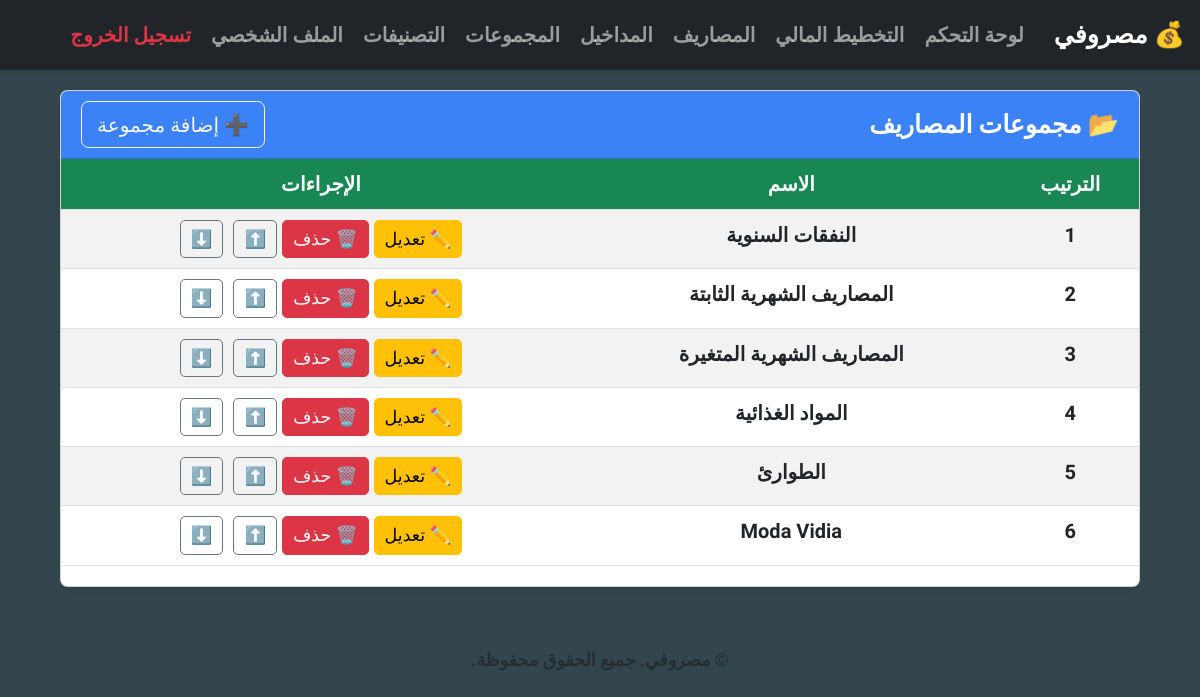
The page /groups/ (signed in) on the database its author committed.
### expenses/models.py (models this page shows, shortened)
class Group(models.Model):
    user = models.ForeignKey(CustomUser, on_delete=models.CASCADE)
    name = models.CharField(max_length=100)
    order = models.PositiveIntegerField()
    is_deleted = models.BooleanField(default=False)
    code = models.CharField(max_length=50, blank=True, null=True)
    protected = models.BooleanField(default=False)
    objects = UserScopedManager()
    class Meta:
        ordering = ['order']
        unique_together = ('user', 'code')  # ensures code is unique per user

### expenses/views.py (the view)
# urls.py: path('groups/', views.group_list, name='group_list'),
@login_required
def group_list(request):
    groups = Group.objects.filter(user=request.user, is_deleted=False)
    return render(request, 'group/group_list.html', {'groups': groups})

### expenses/templates/group/group_list.html (shortened to what this page needs)
{% extends 'base.html' %}
{% block content %}
<div class="container mt-4">
  <div class="card shadow-sm">
    <div class="card-header text-white " >
      <div class="row align-items-center">
        <div class="col-md-9">
          <h5 class="mb-0">📂 مجموعات المصاريف</h5>
          </div>
          <div class="col-md-3 text-end">
          <a href="{% url 'group_add' %}?next={{ request.path }}" class="btn btn-outline-light">➕ إضافة مجموعة</a>
        </div>
      </div>
    </div>
<div class="table-responsive d-none d-md-block">
  <table class="table table-striped table-hover">
    <thead class="table-light">
      <tr>
        <th class="text-center">الترتيب</th>
        <th class="text-center">الاسم</th>
        <th class="text-center">الإجراءات</th>
      </tr>
    </thead>
    <tbody>
      {% for group in groups %}
        <tr>
          <td class="text-center">{{ group.order }}</td>
          <td class="text-center">{{ group.name }}</td>
          <td class="text-center">
            <a href="{% url 'group_edit' group.id %}?next={{ request.path }}" class="btn btn-sm btn-warning">✏️ تعديل</a>
            <a href="{% url 'group_delete' group.id %}?next={{ request.path }}" class="btn btn-danger btn-sm">
  🗑️ حذف
</a>
<a href="{% url 'move_group_up' group.pk %}?next={{ request.path }}" class="btn btn-sm btn-outline-secondary me-1">⬆️</a>
            <a href="{% url 'move_group_down' group.pk %}?next={{ request.path }}" class="btn btn-sm btn-outline-secondary">⬇️</a>
          </td>
        </tr>
      {% empty %}
        <tr>
          <td colspan="3" class="text-center text-muted">🚫 لا توجد مجموعات حالياً.</td>
        </tr>
      {% endfor %}
    </tbody>
  </table>
</div>
  </div>
</div>
{% endblock %}

### expenses/templates/base.html (shortened to what this page needs)
{% load static %}
<!DOCTYPE html>
<html lang="ar" dir="rtl">
<head>
  <link href="https://cdn.jsdelivr.net/npm/bootstrap@5.3.0/dist/css/bootstrap.rtl.min.css" rel="stylesheet">
  <link rel="stylesheet" href="{% static 'css/styles.css' %}">
</head>
<body>
  <header>
    <nav class="navbar navbar-expand-lg navbar-dark bg-dark fixed-top shadow-sm">
      <div class="container-fluid">
        <a class="navbar-brand fw-bold" href="{% url 'home' %}">💰 مصروفي</a>
        <div class="collapse navbar-collapse" id="navbarNav">
          <ul class="navbar-nav me-auto">
            {% if user.is_authenticated %}
              <li class="nav-item"><a class="nav-link" href="{% url 'dashboard' %}">لوحة التحكم</a></li>
              <li class="nav-item"><a class="nav-link" href="{% url 'planning_view' %}">التخطيط المالي</a></li>
              <li class="nav-item"><a class="nav-link" href="{% url 'expense_list' %}">المصاريف</a></li>
              <li class="nav-item"><a class="nav-link" href="{% url 'income_list' %}">المداخيل</a></li>
              <li class="nav-item"><a class="nav-link" href="{% url 'group_list' %}">المجموعات</a></li>
              <li class="nav-item"><a class="nav-link" href="{% url 'label_list' %}">التصنيفات</a></li>
              <li class="nav-item"><a class="nav-link" href="{% url 'profile' %}">الملف الشخصي</a></li>
              <li class="nav-item"><a class="nav-link text-danger" href="{% url 'logout' %}">تسجيل الخروج</a></li>
            {% else %}
              <li class="nav-item"><a class="nav-link" href="{% url 'login' %}">الدخول</a></li>
              <li class="nav-item"><a class="nav-link" href="{% url 'register' %}">حساب جديد</a></li>
            {% endif %}
          </ul>
        </div>
      </div>
    </nav>
  </header>
  <main class="container mt-4 pt-4">
    {% block content %}{% endblock %}
  </main>
  <footer class="text-center py-4 mt-4 text-muted small">
    <div class="container">
      &copy; {{ now|date:"Y" }} مصروفي. جميع الحقوق محفوظة.
    </div>
  </footer>
</body>
</html>

### static/css/styles.css (style rules this page uses)
:root { --bs-primary: #0d6efd; --bs-success: #198754; --bs-danger: #dc3545; --bs-warning: #ffc107; --bs-info: #0dcaf0; --bs-light: #f8f9fa; --bs-dark: #030E18FF; --bs-secondary: #6B7280; --bs-cardheader: #3B82F6; --bs-darknavy:#192E5AFF; --app-bg: #33464EFF; }
html { font-weight: bold; font-size: 20px; }
body { direction: rtl; text-align: right; font-weight: bold; background-color: var(--app-bg); font-family: 'Tajawal', sans-serif; }
.table thead { background-color: var(--bs-primary); color: #fff; font-weight: 600; }
.table th { background-color: var(--bs-success); color: white; font-weight: bold; }
.card h2, .card h5 { font-weight: bold; }
.card { box-shadow: 0 2px 6px rgba(0,0,0,0.05); background-color: #fff; }
.card-header { background-color: var(--bs-cardheader); color: #fff; font-weight: 600; border-top-left-radius: 0.75rem; border-top-right-radius: 0.75rem; }

### rows shown on the page
Group: order "1", name "النفقات السنوية"
Group: order "2", name "المصاريف الشهرية الثابتة"
Group: order "3", name "المصاريف الشهرية المتغيرة"
Group: order "4", name "المواد الغذائية"
Group: order "5", name "الطوارئ"
Group: order "6", name "Moda Vidia"
